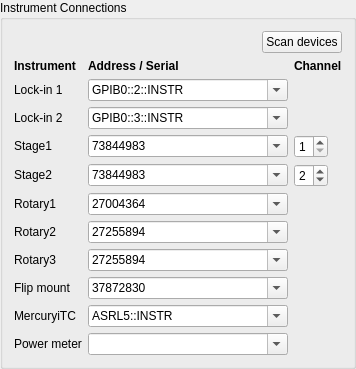
             <widget class="QGroupBox" name="connGroup">
              <property name="sizePolicy">
               <sizepolicy hsizetype="Preferred" vsizetype="Maximum">
                <horstretch>0</horstretch>
                <verstretch>0</verstretch>
               </sizepolicy>
              </property>
              <property name="title">
               <string>Instrument Connections</string>
              </property>
              <layout class="QGridLayout" name="connGrid" columnstretch="0,1,0">
               <item row="0" column="0" colspan="3" alignment="Qt::AlignmentFlag::AlignRight">
                <widget class="QPushButton" name="scanDevices">
                 <property name="sizePolicy">
                  <sizepolicy hsizetype="Fixed" vsizetype="Fixed">
                   <horstretch>0</horstretch>
                   <verstretch>0</verstretch>
                  </sizepolicy>
                 </property>
                 <property name="toolTip">
                  <string>&lt;html&gt;&lt;head/&gt;&lt;body&gt;&lt;p&gt;&lt;span style=" font-weight:700;"&gt;Scan devices&lt;/span&gt;&lt;/p&gt;&lt;p&gt;Lists the VISA resources (GPIB / serial / USB) and the Thorlabs Kinesis serial numbers currently visible to this PC, plus the Mercury iTC Ethernet address (TCPIP0::192.168.50.100::7020::SOCKET, or a SOCKET address already entered) when its port answers, and offers them in the drop-down lists. The values already entered are kept.&lt;/p&gt;&lt;/body&gt;&lt;/html&gt;</string>
                 </property>
                 <property name="text">
                  <string>Scan devices</string>
                 </property>
                </widget>
               </item>
               <item row="1" column="0">
                <widget class="QLabel" name="connHead_0">
                 <property name="sizePolicy">
                  <sizepolicy hsizetype="Preferred" vsizetype="Fixed">
                   <horstretch>0</horstretch>
                   <verstretch>0</verstretch>
                  </sizepolicy>
                 </property>
                 <property name="font">
                  <font>
                   <bold>true</bold>
                  </font>
                 </property>
                 <property name="text">
                  <string>Instrument</string>
                 </property>
                 <property name="mytype" stdset="0">
                  <string>label</string>
                 </property>
                </widget>
               </item>
               <item row="1" column="1">
                <widget class="QLabel" name="connHead_1">
                 <property name="sizePolicy">
                  <sizepolicy hsizetype="Preferred" vsizetype="Fixed">
                   <horstretch>0</horstretch>
                   <verstretch>0</verstretch>
                  </sizepolicy>
                 </property>
                 <property name="font">
                  <font>
                   <bold>true</bold>
                  </font>
                 </property>
                 <property name="text">
                  <string>Address / Serial</string>
                 </property>
                 <property name="mytype" stdset="0">
                  <string>label</string>
                 </property>
                </widget>
               </item>
               <item row="1" column="2">
                <widget class="QLabel" name="connHead_2">
                 <property name="sizePolicy">
                  <sizepolicy hsizetype="Preferred" vsizetype="Fixed">
                   <horstretch>0</horstretch>
                   <verstretch>0</verstretch>
                  </sizepolicy>
                 </property>
                 <property name="font">
                  <font>
                   <bold>true</bold>
                  </font>
                 </property>
                 <property name="text">
                  <string>Channel</string>
                 </property>
                 <property name="mytype" stdset="0">
                  <string>label</string>
                 </property>
                </widget>
               </item>
               <item row="2" column="0">
                <widget class="QLabel" name="connLabel_Lockin1">
                 <property name="sizePolicy">
                  <sizepolicy hsizetype="Preferred" vsizetype="Fixed">
                   <horstretch>0</horstretch>
                   <verstretch>0</verstretch>
                  </sizepolicy>
                 </property>
                 <property name="text">
                  <string>Lock-in 1</string>
                 </property>
                 <property name="mytype" stdset="0">
                  <string>label</string>
                 </property>
                </widget>
               </item>
               <item row="2" column="1">
                <widget class="QComboBox" name="Lockin1_res">
                 <property name="sizePolicy">
                  <sizepolicy hsizetype="Expanding" vsizetype="Fixed">
                   <horstretch>0</horstretch>
                   <verstretch>0</verstretch>
                  </sizepolicy>
                 </property>
                 <property name="minimumSize">
                  <size>
                   <width>200</width>
                   <height>0</height>
                  </size>
                 </property>
                 <property name="toolTip">
                  <string>VISA resource of Lock-in 1 (SR830), e.g. GPIB0::2::INSTR. Pick from the list after Scan devices, or type it in.</string>
                 </property>
                 <property name="editable">
                  <bool>true</bool>
                 </property>
                 <item><property name="text"><string>GPIB0::2::INSTR</string></property></item></widget>
               </item>
               <item row="3" column="0">
                <widget class="QLabel" name="connLabel_Lockin2">
                 <property name="sizePolicy">
                  <sizepolicy hsizetype="Preferred" vsizetype="Fixed">
                   <horstretch>0</horstretch>
                   <verstretch>0</verstretch>
                  </sizepolicy>
                 </property>
                 <property name="text">
                  <string>Lock-in 2</string>
                 </property>
                 <property name="mytype" stdset="0">
                  <string>label</string>
                 </property>
                </widget>
               </item>
               <item row="3" column="1">
                <widget class="QComboBox" name="Lockin2_res">
                 <property name="sizePolicy">
                  <sizepolicy hsizetype="Expanding" vsizetype="Fixed">
                   <horstretch>0</horstretch>
                   <verstretch>0</verstretch>
                  </sizepolicy>
                 </property>
                 <property name="minimumSize">
                  <size>
                   <width>200</width>
                   <height>0</height>
                  </size>
                 </property>
                 <property name="toolTip">
                  <string>VISA resource of Lock-in 2 (SR830), e.g. GPIB0::3::INSTR. Pick from the list after Scan devices, or type it in.</string>
                 </property>
                 <property name="editable">
                  <bool>true</bool>
                 </property>
                 <item><property name="text"><string>GPIB0::3::INSTR</string></property></item></widget>
               </item>
               <item row="4" column="0">
                <widget class="QLabel" name="connLabel_Stage1">
                 <property name="sizePolicy">
                  <sizepolicy hsizetype="Preferred" vsizetype="Fixed">
                   <horstretch>0</horstretch>
                   <verstretch>0</verstretch>
                  </sizepolicy>
                 </property>
                 <property name="text">
                  <string>Stage1</string>
                 </property>
                 <property name="mytype" stdset="0">
                  <string>label</string>
                 </property>
                </widget>
               </item>
               <item row="4" column="1">
                <widget class="QComboBox" name="Stage1_res">
                 <property name="sizePolicy">
                  <sizepolicy hsizetype="Expanding" vsizetype="Fixed">
                   <horstretch>0</horstretch>
                   <verstretch>0</verstretch>
                  </sizepolicy>
                 </property>
                 <property name="minimumSize">
                  <size>
                   <width>200</width>
                   <height>0</height>
                  </size>
                 </property>
                 <property name="toolTip">
                  <string>Kinesis serial number of the Stage1 controller (BBD202). Pick from the list after Scan devices, or type it in.</string>
                 </property>
                 <property name="editable">
                  <bool>true</bool>
                 </property>
                 <item><property name="text"><string>73844983</string></property></item></widget>
               </item>
               <item row="4" column="2">
                <widget class="QSpinBox" name="Stage1_ch">
                 <property name="sizePolicy">
                  <sizepolicy hsizetype="Fixed" vsizetype="Fixed">
                   <horstretch>0</horstretch>
                   <verstretch>0</verstretch>
                  </sizepolicy>
                 </property>
                 <property name="toolTip">
                  <string>Controller channel of this axis.</string>
                 </property>
                 <property name="minimum">
                  <number>1</number>
                 </property>
                 <property name="maximum">
                  <number>4</number>
                 </property>
                 <property name="value">
                  <number>1</number>
                 </property>
                </widget>
               </item>
               <item row="5" column="0">
                <widget class="QLabel" name="connLabel_Stage2">
                 <property name="sizePolicy">
                  <sizepolicy hsizetype="Preferred" vsizetype="Fixed">
                   <horstretch>0</horstretch>
                   <verstretch>0</verstretch>
                  </sizepolicy>
                 </property>
                 <property name="text">
                  <string>Stage2</string>
                 </property>
                 <property name="mytype" stdset="0">
                  <string>label</string>
                 </property>
                </widget>
               </item>
               <item row="5" column="1">
                <widget class="QComboBox" name="Stage2_res">
                 <property name="sizePolicy">
                  <sizepolicy hsizetype="Expanding" vsizetype="Fixed">
                   <horstretch>0</horstretch>
                   <verstretch>0</verstretch>
                  </sizepolicy>
                 </property>
                 <property name="minimumSize">
                  <size>
                   <width>200</width>
                   <height>0</height>
                  </size>
                 </property>
                 <property name="toolTip">
                  <string>Kinesis serial number of the Stage2 controller (BBD202). Pick from the list after Scan devices, or type it in.</string>
                 </property>
                 <property name="editable">
                  <bool>true</bool>
                 </property>
                 <item><property name="text"><string>73844983</string></property></item></widget>
               </item>
               <item row="5" column="2">
                <widget class="QSpinBox" name="Stage2_ch">
                 <property name="sizePolicy">
                  <sizepolicy hsizetype="Fixed" vsizetype="Fixed">
                   <horstretch>0</horstretch>
                   <verstretch>0</verstretch>
                  </sizepolicy>
                 </property>
                 <property name="toolTip">
                  <string>Controller channel of this axis.</string>
                 </property>
                 <property name="minimum">
                  <number>1</number>
                 </property>
                 <property name="maximum">
                  <number>4</number>
                 </property>
                 <property name="value">
                  <number>2</number>
                 </property>
                </widget>
               </item>
               <item row="6" column="0">
                <widget class="QLabel" name="connLabel_Rot1">
                 <property name="sizePolicy">
                  <sizepolicy hsizetype="Preferred" vsizetype="Fixed">
                   <horstretch>0</horstretch>
                   <verstretch>0</verstretch>
                  </sizepolicy>
                 </property>
                 <property name="text">
                  <string>Rotary1</string>
                 </property>
                 <property name="mytype" stdset="0">
                  <string>label</string>
                 </property>
                </widget>
               </item>
               <item row="6" column="1">
                <widget class="QComboBox" name="Rot1_res">
                 <property name="sizePolicy">
                  <sizepolicy hsizetype="Expanding" vsizetype="Fixed">
                   <horstretch>0</horstretch>
                   <verstretch>0</verstretch>
                  </sizepolicy>
                 </property>
                 <property name="minimumSize">
                  <size>
                   <width>200</width>
                   <height>0</height>
                  </size>
                 </property>
                 <property name="toolTip">
                  <string>Kinesis serial number of the Rotary1 controller. Pick from the list after Scan devices, or type it in.</string>
                 </property>
                 <property name="editable">
                  <bool>true</bool>
                 </property>
                 <item><property name="text"><string>27004364</string></property></item></widget>
               </item>
               <item row="7" column="0">
                <widget class="QLabel" name="connLabel_Rot2">
                 <property name="sizePolicy">
                  <sizepolicy hsizetype="Preferred" vsizetype="Fixed">
                   <horstretch>0</horstretch>
                   <verstretch>0</verstretch>
                  </sizepolicy>
                 </property>
                 <property name="text">
                  <string>Rotary2</string>
                 </property>
                 <property name="mytype" stdset="0">
                  <string>label</string>
                 </property>
                </widget>
               </item>
               <item row="7" column="1">
                <widget class="QComboBox" name="Rot2_res">
                 <property name="sizePolicy">
                  <sizepolicy hsizetype="Expanding" vsizetype="Fixed">
                   <horstretch>0</horstretch>
                   <verstretch>0</verstretch>
                  </sizepolicy>
                 </property>
                 <property name="minimumSize">
                  <size>
                   <width>200</width>
                   <height>0</height>
                  </size>
                 </property>
                 <property name="toolTip">
                  <string>Kinesis serial number of the Rotary2 controller. Pick from the list after Scan devices, or type it in.</string>
                 </property>
                 <property name="editable">
                  <bool>true</bool>
                 </property>
                 <item><property name="text"><string>27255894</string></property></item></widget>
               </item>
               <item row="8" column="0">
                <widget class="QLabel" name="connLabel_Rot3">
                 <property name="sizePolicy">
                  <sizepolicy hsizetype="Preferred" vsizetype="Fixed">
                   <horstretch>0</horstretch>
                   <verstretch>0</verstretch>
                  </sizepolicy>
                 </property>
                 <property name="text">
                  <string>Rotary3</string>
                 </property>
                 <property name="mytype" stdset="0">
                  <string>label</string>
                 </property>
                </widget>
               </item>
               <item row="8" column="1">
                <widget class="QComboBox" name="Rot3_res">
                 <property name="sizePolicy">
                  <sizepolicy hsizetype="Expanding" vsizetype="Fixed">
                   <horstretch>0</horstretch>
                   <verstretch>0</verstretch>
                  </sizepolicy>
                 </property>
                 <property name="minimumSize">
                  <size>
                   <width>200</width>
                   <height>0</height>
                  </size>
                 </property>
                 <property name="toolTip">
                  <string>Kinesis serial number of the Rotary3 controller. Pick from the list after Scan devices, or type it in.</string>
                 </property>
                 <property name="editable">
                  <bool>true</bool>
                 </property>
                 <item><property name="text"><string>27255894</string></property></item></widget>
               </item>
               <item row="9" column="0">
                <widget class="QLabel" name="connLabel_FM">
                 <property name="sizePolicy">
                  <sizepolicy hsizetype="Preferred" vsizetype="Fixed">
                   <horstretch>0</horstretch>
                   <verstretch>0</verstretch>
                  </sizepolicy>
                 </property>
                 <property name="text">
                  <string>Flip mount</string>
                 </property>
                 <property name="mytype" stdset="0">
                  <string>label</string>
                 </property>
                </widget>
               </item>
               <item row="9" column="1">
                <widget class="QComboBox" name="FM_res">
                 <property name="sizePolicy">
                  <sizepolicy hsizetype="Expanding" vsizetype="Fixed">
                   <horstretch>0</horstretch>
                   <verstretch>0</verstretch>
                  </sizepolicy>
                 </property>
                 <property name="minimumSize">
                  <size>
                   <width>200</width>
                   <height>0</height>
                  </size>
                 </property>
                 <property name="toolTip">
                  <string>Kinesis serial number of the flip mount (MFF). Pick from the list after Scan devices, or type it in.</string>
                 </property>
                 <property name="editable">
                  <bool>true</bool>
                 </property>
                 <item><property name="text"><string>37872830</string></property></item></widget>
               </item>
               <item row="10" column="0">
                <widget class="QLabel" name="connLabel_iTC">
                 <property name="sizePolicy">
                  <sizepolicy hsizetype="Preferred" vsizetype="Fixed">
                   <horstretch>0</horstretch>
                   <verstretch>0</verstretch>
                  </sizepolicy>
                 </property>
                 <property name="text">
                  <string>MercuryiTC</string>
                 </property>
                 <property name="mytype" stdset="0">
                  <string>label</string>
                 </property>
                </widget>
               </item>
               <item row="10" column="1">
                <widget class="QComboBox" name="iTC_res">
                 <property name="sizePolicy">
                  <sizepolicy hsizetype="Expanding" vsizetype="Fixed">
                   <horstretch>0</horstretch>
                   <verstretch>0</verstretch>
                  </sizepolicy>
                 </property>
                 <property name="minimumSize">
                  <size>
                   <width>200</width>
                   <height>0</height>
                  </size>
                 </property>
                 <property name="toolTip">
                  <string>VISA resource of the MercuryiTC temperature controller: USB/serial, e.g. ASRL5::INSTR (serial port COM5), or Ethernet, TCPIP0::192.168.50.100::7020::SOCKET. Pick from the list after Scan devices, or type it in.</string>
                 </property>
                 <property name="editable">
                  <bool>true</bool>
                 </property>
                 <item><property name="text"><string>ASRL5::INSTR</string></property></item></widget>
               </item>
               <item row="11" column="0">
                <widget class="QLabel" name="connLabel_PM">
                 <property name="sizePolicy">
                  <sizepolicy hsizetype="Preferred" vsizetype="Fixed">
                   <horstretch>0</horstretch>
                   <verstretch>0</verstretch>
                  </sizepolicy>
                 </property>
                 <property name="text">
                  <string>Power meter</string>
                 </property>
                 <property name="mytype" stdset="0">
                  <string>label</string>
                 </property>
                </widget>
               </item>
               <item row="11" column="1">
                <widget class="QComboBox" name="PM_res">
                 <property name="sizePolicy">
                  <sizepolicy hsizetype="Expanding" vsizetype="Fixed">
                   <horstretch>0</horstretch>
                   <verstretch>0</verstretch>
                  </sizepolicy>
                 </property>
                 <property name="minimumSize">
                  <size>
                   <width>200</width>
                   <height>0</height>
                  </size>
                 </property>
                 <property name="toolTip">
                  <string>VISA resource of the PM100D power meter (reserved - the power meter is not used by the program yet). Pick from the list after Scan devices, or type it in.</string>
                 </property>
                 <property name="editable">
                  <bool>true</bool>
                 </property>
                </widget>
               </item>
              </layout>
             </widget>
